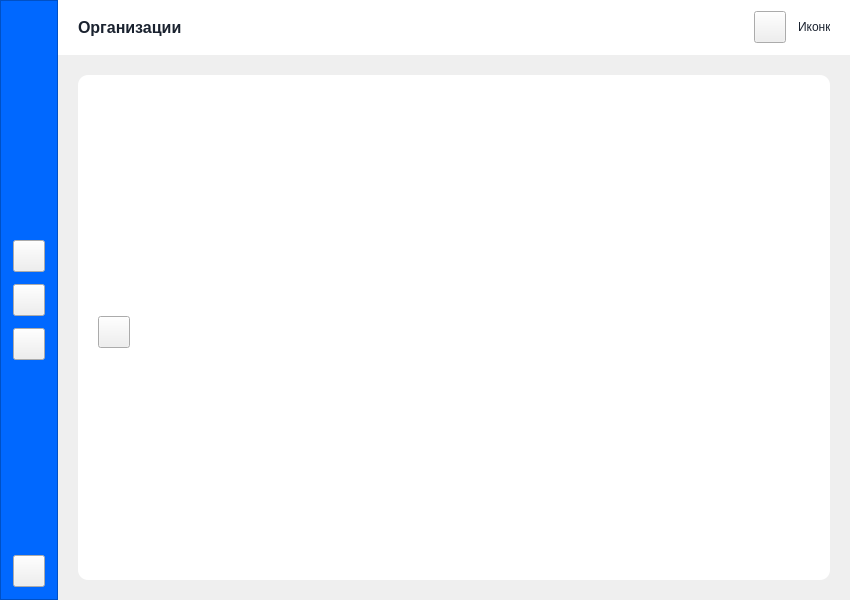
<?xml version="1.0" encoding="UTF-8"?>
<ui version="4.0">
 <class>MainWindow</class>
 <widget class="QMainWindow" name="MainWindow">
  <property name="geometry">
   <rect>
    <x>0</x>
    <y>0</y>
    <width>850</width>
    <height>600</height>
   </rect>
  </property>
  <property name="windowTitle">
   <string>MainWindow</string>
  </property>
  <property name="styleSheet">
   <string notr="true">QWidget {
	color: rgb(26, 34, 47);
	font: 10pt &quot;Arial&quot;;
}

#labelPageName {
	font-weight: bold;
	font-size: 12pt;
}


#frameBarLeft { background-color: rgb(0, 104, 255); }
#frameBarTop { background-color: rgb(255, 255, 255); }
#frameMain { background-color: rgb(248, 249, 251); }

#labelIcon {
	border-image: url(:/icons/logo_white.png);
}

#pushButtonTop_1, #pushButtonTop_2, #pushButtonTop_3 {
	padding: 0 0px;
}
#frameMain { 
	background-color: rgb(237, 238, 240);
}
#scrollAreaWidgetContents { 
	background-color: rgb(255, 255, 255);
    border-radius: 10px;
}
#scrollArea {
	border: None;
	padding: 20 20px;
}</string>
  </property>
  <widget class="QWidget" name="centralwidget">
   <layout class="QHBoxLayout" name="horizontalLayout">
    <property name="spacing">
     <number>0</number>
    </property>
    <property name="leftMargin">
     <number>0</number>
    </property>
    <property name="topMargin">
     <number>0</number>
    </property>
    <property name="rightMargin">
     <number>0</number>
    </property>
    <property name="bottomMargin">
     <number>0</number>
    </property>
    <item>
     <widget class="QFrame" name="frameBarLeft">
      <property name="frameShape">
       <enum>QFrame::StyledPanel</enum>
      </property>
      <property name="frameShadow">
       <enum>QFrame::Raised</enum>
      </property>
      <layout class="QVBoxLayout" name="verticalLayout_2">
       <property name="spacing">
        <number>12</number>
       </property>
       <property name="leftMargin">
        <number>12</number>
       </property>
       <property name="topMargin">
        <number>12</number>
       </property>
       <property name="rightMargin">
        <number>12</number>
       </property>
       <property name="bottomMargin">
        <number>12</number>
       </property>
       <item>
        <widget class="QLabel" name="labelIcon">
         <property name="minimumSize">
          <size>
           <width>32</width>
           <height>32</height>
          </size>
         </property>
         <property name="text">
          <string/>
         </property>
        </widget>
       </item>
       <item>
        <spacer name="verticalSpacer_2">
         <property name="orientation">
          <enum>Qt::Vertical</enum>
         </property>
         <property name="sizeHint" stdset="0">
          <size>
           <width>20</width>
           <height>40</height>
          </size>
         </property>
        </spacer>
       </item>
       <item>
        <widget class="QPushButton" name="pushButton_2">
         <property name="minimumSize">
          <size>
           <width>32</width>
           <height>32</height>
          </size>
         </property>
         <property name="maximumSize">
          <size>
           <width>32</width>
           <height>32</height>
          </size>
         </property>
         <property name="text">
          <string/>
         </property>
        </widget>
       </item>
       <item>
        <widget class="QPushButton" name="pushButton_3">
         <property name="minimumSize">
          <size>
           <width>32</width>
           <height>32</height>
          </size>
         </property>
         <property name="maximumSize">
          <size>
           <width>32</width>
           <height>32</height>
          </size>
         </property>
         <property name="text">
          <string/>
         </property>
        </widget>
       </item>
       <item>
        <widget class="QPushButton" name="pushButton_4">
         <property name="minimumSize">
          <size>
           <width>32</width>
           <height>32</height>
          </size>
         </property>
         <property name="maximumSize">
          <size>
           <width>32</width>
           <height>32</height>
          </size>
         </property>
         <property name="text">
          <string/>
         </property>
        </widget>
       </item>
       <item>
        <spacer name="verticalSpacer">
         <property name="orientation">
          <enum>Qt::Vertical</enum>
         </property>
         <property name="sizeHint" stdset="0">
          <size>
           <width>20</width>
           <height>40</height>
          </size>
         </property>
        </spacer>
       </item>
       <item>
        <widget class="QPushButton" name="pushButton_5">
         <property name="minimumSize">
          <size>
           <width>32</width>
           <height>32</height>
          </size>
         </property>
         <property name="maximumSize">
          <size>
           <width>32</width>
           <height>32</height>
          </size>
         </property>
         <property name="text">
          <string/>
         </property>
        </widget>
       </item>
      </layout>
     </widget>
    </item>
    <item>
     <layout class="QVBoxLayout" name="verticalLayout">
      <property name="spacing">
       <number>0</number>
      </property>
      <item>
       <widget class="QFrame" name="frameBarTop">
        <property name="minimumSize">
         <size>
          <width>0</width>
          <height>55</height>
         </size>
        </property>
        <property name="maximumSize">
         <size>
          <width>16777215</width>
          <height>55</height>
         </size>
        </property>
        <property name="frameShape">
         <enum>QFrame::NoFrame</enum>
        </property>
        <property name="frameShadow">
         <enum>QFrame::Plain</enum>
        </property>
        <layout class="QHBoxLayout" name="horizontalLayout_2">
         <property name="spacing">
          <number>12</number>
         </property>
         <property name="leftMargin">
          <number>20</number>
         </property>
         <property name="topMargin">
          <number>0</number>
         </property>
         <property name="rightMargin">
          <number>20</number>
         </property>
         <property name="bottomMargin">
          <number>0</number>
         </property>
         <item>
          <widget class="QLabel" name="labelPageName">
           <property name="text">
            <string>Организации</string>
           </property>
          </widget>
         </item>
         <item>
          <spacer name="horizontalSpacer">
           <property name="orientation">
            <enum>Qt::Horizontal</enum>
           </property>
           <property name="sizeHint" stdset="0">
            <size>
             <width>40</width>
             <height>20</height>
            </size>
           </property>
          </spacer>
         </item>
         <item>
          <layout class="QHBoxLayout" name="horizontalLayout_3"/>
         </item>
         <item>
          <spacer name="horizontalSpacer_2">
           <property name="orientation">
            <enum>Qt::Horizontal</enum>
           </property>
           <property name="sizeType">
            <enum>QSizePolicy::Expanding</enum>
           </property>
           <property name="sizeHint" stdset="0">
            <size>
             <width>40</width>
             <height>20</height>
            </size>
           </property>
          </spacer>
         </item>
         <item>
          <widget class="QPushButton" name="pushButton">
           <property name="sizePolicy">
            <sizepolicy hsizetype="Fixed" vsizetype="Fixed">
             <horstretch>0</horstretch>
             <verstretch>0</verstretch>
            </sizepolicy>
           </property>
           <property name="minimumSize">
            <size>
             <width>32</width>
             <height>32</height>
            </size>
           </property>
           <property name="maximumSize">
            <size>
             <width>32</width>
             <height>32</height>
            </size>
           </property>
           <property name="text">
            <string/>
           </property>
          </widget>
         </item>
         <item>
          <widget class="QLabel" name="label_2">
           <property name="sizePolicy">
            <sizepolicy hsizetype="Fixed" vsizetype="Fixed">
             <horstretch>0</horstretch>
             <verstretch>0</verstretch>
            </sizepolicy>
           </property>
           <property name="minimumSize">
            <size>
             <width>32</width>
             <height>32</height>
            </size>
           </property>
           <property name="maximumSize">
            <size>
             <width>32</width>
             <height>32</height>
            </size>
           </property>
           <property name="text">
            <string>Иконка</string>
           </property>
          </widget>
         </item>
        </layout>
       </widget>
      </item>
      <item>
       <widget class="QStackedWidget" name="stackedWidget">
        <property name="currentIndex">
         <number>0</number>
        </property>
        <widget class="QWidget" name="page_1">
         <layout class="QVBoxLayout" name="verticalLayout_4">
          <property name="spacing">
           <number>0</number>
          </property>
          <property name="leftMargin">
           <number>0</number>
          </property>
          <property name="topMargin">
           <number>0</number>
          </property>
          <property name="rightMargin">
           <number>0</number>
          </property>
          <property name="bottomMargin">
           <number>0</number>
          </property>
          <item>
           <widget class="QScrollArea" name="scrollArea">
            <property name="widgetResizable">
             <bool>true</bool>
            </property>
            <widget class="QWidget" name="scrollAreaWidgetContents">
             <property name="geometry">
              <rect>
               <x>0</x>
               <y>0</y>
               <width>750</width>
               <height>503</height>
              </rect>
             </property>
             <layout class="QVBoxLayout" name="verticalLayout_5">
              <property name="leftMargin">
               <number>20</number>
              </property>
              <property name="topMargin">
               <number>20</number>
              </property>
              <property name="rightMargin">
               <number>20</number>
              </property>
              <property name="bottomMargin">
               <number>10</number>
              </property>
              <item>
               <layout class="QHBoxLayout" name="horizontalLayout_4">
                <item>
                 <widget class="QPushButton" name="pushButton_6">
                  <property name="minimumSize">
                   <size>
                    <width>32</width>
                    <height>32</height>
                   </size>
                  </property>
                  <property name="maximumSize">
                   <size>
                    <width>32</width>
                    <height>32</height>
                   </size>
                  </property>
                  <property name="text">
                   <string/>
                  </property>
                 </widget>
                </item>
                <item>
                 <spacer name="horizontalSpacer_3">
                  <property name="orientation">
                   <enum>Qt::Horizontal</enum>
                  </property>
                  <property name="sizeHint" stdset="0">
                   <size>
                    <width>40</width>
                    <height>20</height>
                   </size>
                  </property>
                 </spacer>
                </item>
               </layout>
              </item>
             </layout>
            </widget>
           </widget>
          </item>
         </layout>
        </widget>
       </widget>
      </item>
     </layout>
    </item>
   </layout>
  </widget>
 </widget>
 <resources>
  <include location="res.qrc"/>
 </resources>
 <connections/>
</ui>
